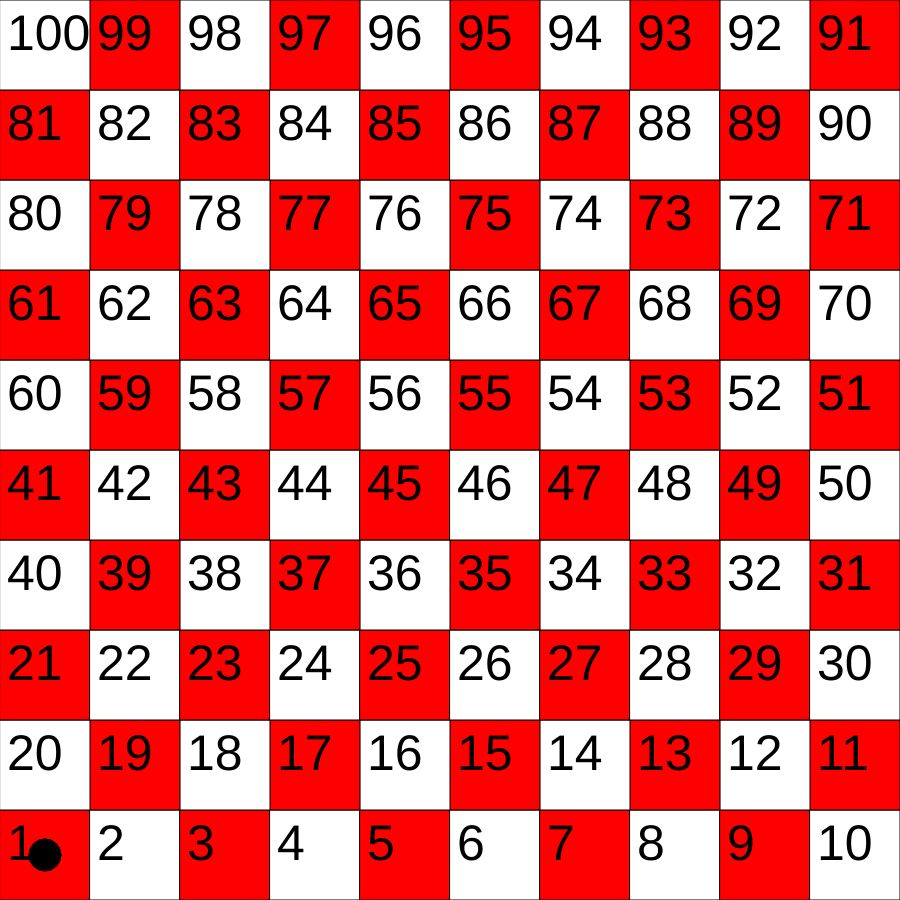
Frame 1 (no input)
Frame 60 (no input): identical to frame 1, image omitted
Frame 120 (the mouse pressed at the canvas centre since frame 60): identical to frame 1, image omitted

The p5.js sketch that drew this single still picture (run headless with seeded random() and noise() and a simulated clock; from frame 60 on, the mouse is pressed at the canvas centre):

// p5.js sketch
// ── sketch.js
var tiles = [] , tileSize = 90 , rows , column , x , y , dir=1, form , player1 , player2;

function setup() {
  createCanvas(900,900);
 
  rows = height/tileSize;
  column = width/tileSize;

  x=0;
  y=(rows-1)*tileSize;

  for (var j = 0; j <rows*column; j=j+1) 
  {
    tiles.push(new Tiles(x,y,tileSize,j+1,j));  

    x = x+tileSize*dir;

    if(x>=width || x<=-tileSize){
      dir = dir*-1
      y=y-tileSize;
      x=x+tileSize*dir;
    }
  }

 form = new Form();
 player1 = new Player();
 player2 = new Player();
  
}

function draw() {
  background(255,255,255); 

  for (var i = 0; i < tiles.length; i++) {
    tiles[i].display();   
  }
  

  form.display();
  player1.show(tiles,player1,player2);
  player2.show(tiles,player1,player2);
}


// ── Form.js
class Form {
constructor() {
    this.button = createButton("Dice");
    this.diceNumber = createElement("h1");
    this.player1Spot = createElement("h2");
    this.player2Spot = createElement("h2");
}

display() {
  this.button.position(width+100,100);
  this.button.style('color', 'yellow');
  this.button.style('font-size', '100px');
  this.button.style('width', '220px');
  this.button.style('height', '200px');
  //this.button.style('background-color', 'green');

  this.button.mousePressed(()=>{ 
    this.diceNumber.html("1");
    this.diceNumber.position(width+500,50);
    this.diceNumber.style('font-size', '80px');

    this.player1Spot.html("Player1 : ");
    this.player1Spot.position(width+500,200);
    this.player1Spot.style('font-size', '30px');

    this.player2Spot.html("Player2 : ");
    this.player2Spot.position(width+500,250);
    this.player2Spot.style('font-size', '30px');
  });
}

}
// ── Player.js
class Player {
    constructor() {
        this.spot = 0;
        this.playerName = null;
        this.dicenumber = 0;
        this.index = 1;
    }

    roll(){
      this.dicenumber = flow(random(1,6));
      var check = this.spot + this.dicenumber;
      if(check<=99){
          this.spot += this.dicenumber;
      }
    }

    getName(name) {
        this.playerName = name;

    }

    show(tiles,Player1,Player2){
        if(this.spot<=99){
            var current = tiles[this.spot];
            var center = current.getCenter();
            ellipse(center[0],center[1],32,32);
            
        }
    }
}
// ── Tiles.js
class Tiles {
    constructor(x,y,wh,next,index) {
       this.x = x;
       this.y = y;
       this.wh = wh;
       this.next = next;
       this.index = index;
       
    }

    display() {
        if(this.index%2 ===0){
          fill("red");
        }else{
            fill("white");
        }
        rect(this.x , this.y , this.wh , this.wh);
        fill("black");
        textSize(50);
        text(this.next ,this.x+7 , this.y+50); 
    }

    getCenter() {
        var cx = this.x+this.wh/2;
        var cy = this.y+this.wh/2;
        return[cx,cy];
    }
}
